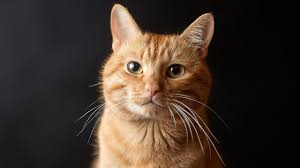
#> input picture Nesne Tespiti/SablonEkleme/cat.jpeg, 300 x 168 px, found by its file name
$ python sablonEkleme.py
#> lines starting #> are read from the running program, lines starting #| are printed output that depends on the picture
import cv2
import matplotlib.pyplot as plt

# Ana görüntüyü yükle
img = cv2.imread(r"C:\Users\MUSA\Desktop\Nesne Tespiti\SablonEkleme\cat.jpeg", 0)
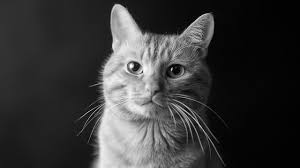
#> img: shape (168, 300); min 0, max 255, mean 55.9
if img is None:
    raise ValueError("Ana görüntü yüklenemedi! Dosya yolunu kontrol et.")

# Şablon görüntüyü yükle
template = cv2.imread(r"C:\Users\MUSA\Desktop\Nesne Tespiti\SablonEkleme\cat_face.jpeg", 0)
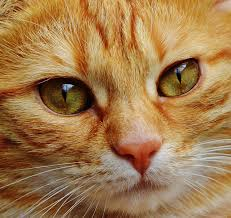
#> input picture Nesne Tespiti/SablonEkleme/cat_face.jpeg, 231 x 218 px, found by its file name
#> template: shape (218, 231); min 0, max 229, mean 128.6
if template is None:
    raise ValueError("Şablon görüntü yüklenemedi! Dosya yolunu kontrol et.")

print(f"Ana Görüntü Boyutu: {img.shape}")
#| Ana Görüntü Boyutu: (168, 300)
print(f"Şablon Görüntü Boyutu: {template.shape}")
#| Şablon Görüntü Boyutu: (218, 231)

# Şablon büyükse küçült
if template.shape[0] > img.shape[0] or template.shape[1] > img.shape[1]:
    scale_percent = 50  # %50 küçültme
    width = int(template.shape[1] * scale_percent / 100)
#> width = 115
    height = int(template.shape[0] * scale_percent / 100)
#> height = 109
    template = cv2.resize(template, (width, height))
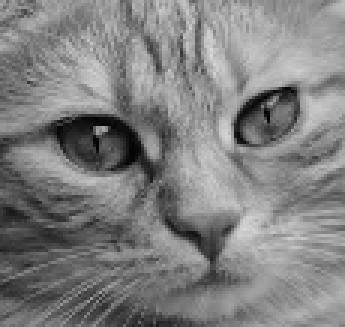
#> template: shape (109, 115) (shown 3 times larger); min 1, max 217, mean 128.4
    print(f"Yeni Şablon Boyutu: {template.shape}")
#| Yeni Şablon Boyutu: (109, 115)

    """
    Eğer şablon görüntüsünün boyutu ana görüntüden büyükse, şablon görüntüsü %50 oranında küçültülür.
    """

w, h = template.shape
#> w = 109; h = 115

methods = [cv2.TM_CCOEFF, cv2.TM_CCOEFF_NORMED, cv2.TM_CCORR,
           cv2.TM_CCORR_NORMED, cv2.TM_SQDIFF, cv2.TM_SQDIFF_NORMED]

"""
Şablon eşleştirme işlemi için farklı yöntemler tanımlanır. Bu yöntemler şunlardır:
cv2.TM_CCOEFF: Korelasyon katsayısı.
cv2.TM_CCOEFF_NORMED: Normalized korelasyon katsayısı.
cv2.TM_CCORR: Korelasyon.
cv2.TM_CCORR_NORMED: Normalized korelasyon.
cv2.TM_SQDIFF: Kare fark.
cv2.TM_SQDIFF_NORMED: Normalized kare fark.
"""

for method in methods:
    res = cv2.matchTemplate(img, template, method)
    min_val, max_val, min_loc, max_loc = cv2.minMaxLoc(res)

    """
    cv2.matchTemplate(): Şablon eşleştirme işlemi yapılır. Bu fonksiyon, her bir pikselin şablonla ne kadar uyumlu olduğunu hesaplar ve sonucu res matrisinde döndürür.
    cv2.minMaxLoc(): Elde edilen res matrisindeki en küçük ve en büyük değerleri, bunların konumlarını alır. Bu, şablonun en iyi eşleşen yerinin bulunmasını sağlar.
    """

    if method in [cv2.TM_SQDIFF, cv2.TM_SQDIFF_NORMED]:
        top_left = min_loc
    else:
        top_left = max_loc

    """
    Eşleşme ölçütüne bağlı olarak (kare fark metodu kullanılıyorsa min_loc, diğer metotlar için max_loc), şablonun en iyi eşleştiği nokta (top_left) belirlenir.
    """

    bottom_right = (top_left[0] + w, top_left[1] + h)

    img_with_rectangle = img.copy()
    cv2.rectangle(img_with_rectangle, top_left, bottom_right, 255, 2)

    """
    Eşleşen alanı dikdörtgenle çizmek için cv2.rectangle() fonksiyonu kullanılır. top_left ve bottom_right noktaları ile dikdörtgenin köşeleri belirlenir.
    """
    plt.figure()
    plt.subplot(121)
    plt.imshow(res, cmap="gray")
    plt.title("Eşleşen Sonuç")
    plt.axis("off")

    plt.subplot(122)
    plt.imshow(img_with_rectangle, cmap="gray")
    plt.title("Tespit Edilen Sonuç")
    plt.axis("off")

    plt.suptitle(str(method))
    plt.show()

    """
    Eşleşen sonuç (res) ve tespit edilen sonuç (img_with_rectangle) yan yana görselleştirilir.
    plt.subplot() ile her iki görsel ayrı ayrı birleştirilir.
    plt.suptitle() ile her bir yöntem için başlık eklenir.
    """
#> this loop made 6 passes
#> pass 1, `res = cv2.matchTemplate(img, template, method)`:
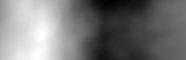
#> res: shape (60, 186) float32; min -16565834, max 14886378, mean -1702975.1; drawn with min black and max white
#> pass 1, `plt.show()`:
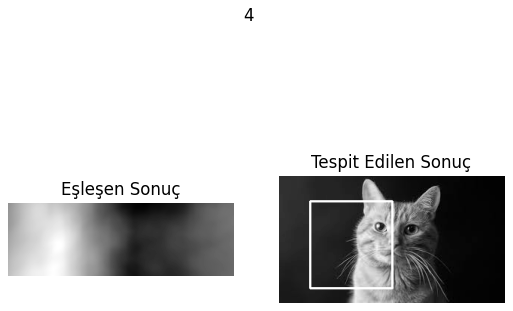
#> figure drawn by matplotlib, 2 panels
#> after the loop:
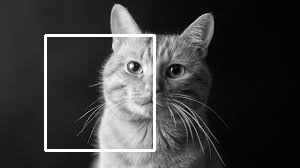
#> img_with_rectangle: shape (168, 300); min 0, max 255, mean 60.3
#> after the loop:
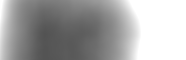
#> res: shape (60, 186) float32; min 0.328, max 1, mean 0.651


"""
    Özet:
    Bu kod, bir şablon görüntüsünün ana bir görüntüdeki en uygun eşleşmesini bulmak için farklı şablon eşleştirme yöntemlerini kullanır. Her yöntemin sonucunu görsel olarak gösterir ve eşleşen
    bölgeyi dikdörtgenle işaretler. Bu tür bir işlem, nesne tespiti gibi bilgisayarla görme uygulamalarında sıklıkla kullanılır.
"""
